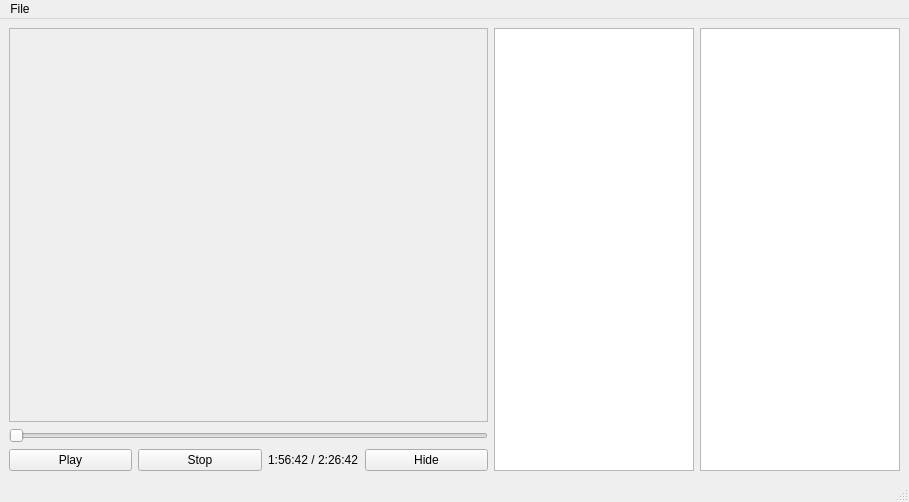
<?xml version="1.0" encoding="UTF-8"?>
<ui version="4.0">
 <class>MainWindow</class>
 <widget class="QMainWindow" name="MainWindow">
  <property name="geometry">
   <rect>
    <x>0</x>
    <y>0</y>
    <width>909</width>
    <height>502</height>
   </rect>
  </property>
  <property name="windowTitle">
   <string>MainWindow</string>
  </property>
  <widget class="QWidget" name="centralwidget">
   <layout class="QHBoxLayout" name="horizontalLayout">
    <item>
     <layout class="QHBoxLayout" name="horizontalLayout_2">
      <item>
       <layout class="QVBoxLayout" name="verticalLayout">
        <item>
         <widget class="QFrame" name="videoframe">
          <property name="frameShape">
           <enum>QFrame::StyledPanel</enum>
          </property>
          <property name="frameShadow">
           <enum>QFrame::Raised</enum>
          </property>
         </widget>
        </item>
        <item>
         <layout class="QVBoxLayout" name="verticalLayout_2">
          <item>
           <widget class="QSlider" name="horizontalSlider">
            <property name="orientation">
             <enum>Qt::Horizontal</enum>
            </property>
           </widget>
          </item>
          <item>
           <layout class="QHBoxLayout" name="horizontalLayout_4">
            <item>
             <widget class="QPushButton" name="playButton">
              <property name="text">
               <string>Play</string>
              </property>
             </widget>
            </item>
            <item>
             <widget class="QPushButton" name="stopButton">
              <property name="text">
               <string>Stop</string>
              </property>
             </widget>
            </item>
            <item>
             <widget class="QLabel" name="label_2">
              <property name="enabled">
               <bool>true</bool>
              </property>
              <property name="sizePolicy">
               <sizepolicy hsizetype="Fixed" vsizetype="Fixed">
                <horstretch>0</horstretch>
                <verstretch>0</verstretch>
               </sizepolicy>
              </property>
              <property name="text">
               <string>1:56:42 / 2:26:42</string>
              </property>
             </widget>
            </item>
            <item>
             <widget class="QPushButton" name="showHideButton">
              <property name="text">
               <string>Hide</string>
              </property>
             </widget>
            </item>
           </layout>
          </item>
         </layout>
        </item>
       </layout>
      </item>
      <item>
       <layout class="QHBoxLayout" name="horizontalLayout_3">
        <item>
         <widget class="QTableWidget" name="playlistTable">
          <property name="minimumSize">
           <size>
            <width>200</width>
            <height>0</height>
           </size>
          </property>
          <property name="maximumSize">
           <size>
            <width>200</width>
            <height>16777215</height>
           </size>
          </property>
          <property name="editTriggers">
           <set>QAbstractItemView::NoEditTriggers</set>
          </property>
          <attribute name="verticalHeaderVisible">
           <bool>false</bool>
          </attribute>
         </widget>
        </item>
        <item>
         <widget class="QTableWidget" name="songTable">
          <property name="minimumSize">
           <size>
            <width>200</width>
            <height>0</height>
           </size>
          </property>
          <property name="maximumSize">
           <size>
            <width>200</width>
            <height>16777215</height>
           </size>
          </property>
          <property name="editTriggers">
           <set>QAbstractItemView::NoEditTriggers</set>
          </property>
          <attribute name="verticalHeaderVisible">
           <bool>false</bool>
          </attribute>
         </widget>
        </item>
       </layout>
      </item>
     </layout>
    </item>
   </layout>
  </widget>
  <widget class="QMenuBar" name="menubar">
   <property name="geometry">
    <rect>
     <x>0</x>
     <y>0</y>
     <width>909</width>
     <height>22</height>
    </rect>
   </property>
   <widget class="QMenu" name="menuFile">
    <property name="title">
     <string>File</string>
    </property>
    <addaction name="actionOpen"/>
    <addaction name="separator"/>
    <addaction name="actionAddPlaylist"/>
    <addaction name="separator"/>
    <addaction name="actionAddMusicFromFile"/>
    <addaction name="actionAddMusicFromYoutube"/>
    <addaction name="actionAddMusicFromSoundcloud"/>
    <addaction name="separator"/>
    <addaction name="actionExit"/>
   </widget>
   <addaction name="menuFile"/>
  </widget>
  <widget class="QStatusBar" name="statusbar"/>
  <action name="actionOpen">
   <property name="text">
    <string>Open</string>
   </property>
  </action>
  <action name="actionAddPlaylist">
   <property name="text">
    <string>Add playlist</string>
   </property>
  </action>
  <action name="actionAddMusicFromFile">
   <property name="text">
    <string>Add music from file</string>
   </property>
  </action>
  <action name="actionAddMusicFromYoutube">
   <property name="text">
    <string>Add music from Youtube</string>
   </property>
  </action>
  <action name="actionAddMusicFromSoundcloud">
   <property name="text">
    <string>Add music from Soundcloud</string>
   </property>
  </action>
  <action name="actionExit">
   <property name="text">
    <string>Exit</string>
   </property>
  </action>
 </widget>
 <resources/>
 <connections/>
</ui>
